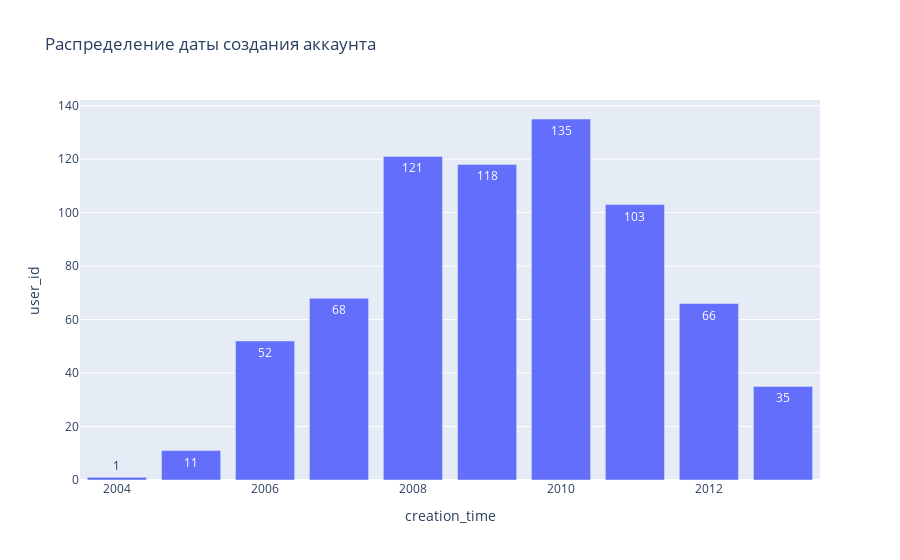

The notebook cell saved with this chart:
### Code cell
# Дата создания аккаунта

# Аккуратно преобразуем датафрейм к временному ряду
users_indexing = users.set_index('creation_time').drop(['country', 'age', 'gender'], axis=1)
users_indexing.index = pd.to_datetime(users_indexing.index)

users_indexing = users_indexing.resample('Y').apply({'user_id':'count'})

fig = px.bar(users_indexing, x=users_indexing.index, y="user_id", text_auto=True, title='Распределение даты создания аккаунта')
fig.show()

### Figure 1 — Plotly figure (JSON) as saved in the notebook; plotly's stock layout.template omitted (floating-point values rounded to 4 significant figures)
{"data": [{"alignmentgroup": "True", "hovertemplate": "creation_time=%{x}<br>user_id=%{y}<extra></extra>", "legendgroup": "", "marker": {"color": "#636efa", "pattern": {"shape": ""}}, "name": "", "offsetgroup": "", "orientation": "v", "showlegend": false, "textposition": "auto", "texttemplate": "%{y}", "type": "bar", "x": ["2003-12-31T00:00:00", "2004-12-31T00:00:00", "2005-12-31T00:00:00", "2006-12-31T00:00:00", "2007-12-31T00:00:00", "2008-12-31T00:00:00", "2009-12-31T00:00:00", "2010-12-31T00:00:00", "2011-12-31T00:00:00", "2012-12-31T00:00:00"], "xaxis": "x", "y": [1, 11, 52, 68, 121, 118, 135, 103, 66, 35], "yaxis": "y"}], "layout": {"barmode": "relative", "legend": {"tracegroupgap": 0}, "title": {"text": "Распределение даты создания аккаунта"}, "xaxis": {"anchor": "y", "domain": [0, 1], "title": {"text": "creation_time"}}, "yaxis": {"anchor": "x", "domain": [0, 1], "title": {"text": "user_id"}}}}
